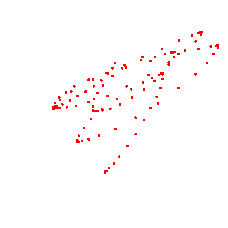

Source code (Python):
import tkinter as tk
from tkinter import *
from PIL import ImageGrab
from PIL import Image
import os
import subprocess
from xlsx import CSVArray
from tkinter import simpledialog
from openpyxl import Workbook, drawing
import openpyxl

canvas_width = 300
canvas_height = 300

def paint(event):
    x1, y1 = (event.x - 1), (event.y - 1)
    x2, y2 = (event.x + 1), (event.y + 1)
    c.create_oval(x1, y1, x2, y2, fill="red",outline="red")

def save_canvas():
    print("save")
    c.postscript(file="canvas.ps", colormode="color")
    img = Image.open("canvas.ps")
    img.save("canvas.jpg", "JPEG")

def submit_form():
    print("Hello")




### Section

fields = 'Job', 'Type Of Work','Bill No','Element No','Slip No','Heading','Description','Unit','Quantity','Length','Width','Height','Taker Off'

def fetch(entries):
    num = 0
    username = ""
    password = ""
    application_window = tk.Tk()
 
    answer = simpledialog.askstring("Input", "Create New File. Enter File Name (.xlsx)",parent=application_window)
    if answer is not None:
        header = [u'Job', u'Type Of Work', u'Bill No', u'Element No', u'Slip No', u'Heading', u'Description', u'Unit', u'Quantity', u'Length', u'Width', u'Height', u'Taker Off']
        wb = Workbook()
        ws1 = wb.active
        ws1.title = "range names"
        ws1.append(header)
        dest_filename = answer

        #for entry in entries:
            #field = entry[0]
            #text  = entry[1].get()
            #print('%s: "%s"' % (field, text)) 
            #print(text)
        ars = []
        for row in entries:
            text = row[1].get()
            #print(text)
        
            ars.append(text)
        for x in ars:
            print(x)
        ws1.append(ars)
        wb.save(dest_filename)
        

    else:
        print("You did not enter a name")

     

    #print("Username is " + username)
    #print("Password is " + password)
    #try:
        #conn = sqlite3.connect('LoginUser.db')
        #print("sqlite open successfully")
        #try:
            #cur = conn.cursor()
            #cur.execute("INSERT INTO User (Username, Password) VALUES ('" + username + "', '" + password + "');")
            #messagebox.showinfo("Register", "Register Successful")
            #conn.commit()
        #except Exception as e:
            #print(e)
    #except:
        #print("An exception occurred")             

def makeform(root, fields):
    entries = []
    for field in fields:
        row = tk.Frame(root)
        lab = tk.Label(row, width=15, text=field, anchor='w')
        ent = tk.Entry(row)
        row.pack(side=tk.TOP, fill=tk.X, padx=5, pady=5)
        lab.pack(side=tk.LEFT)
        ent.pack(side=tk.RIGHT, expand=tk.YES, fill=tk.X)
        entries.append((field, ent))
    return entries

if __name__ == '__main__':
    root = tk.Tk()
    ents = makeform(root, fields)
    root.bind('<Return>', (lambda event, e=ents: fetch(e)))   
    b1 = tk.Button(root, text='Write into Excel',
                  command=(lambda e=ents: fetch(e)))
    b1.pack(side=tk.LEFT, padx=5, pady=5)
    b2 = tk.Button(root, text='Quit', command=root.quit)
    b2.pack(side=tk.LEFT, padx=5, pady=5)
    ####
    #Canvas
    c = Canvas(master=root, width=canvas_width, height=canvas_height,bg="white")
    c.pack(expand=YES, fill=BOTH)
    c.bind("<B1-Motion>", paint)

    #Save Canvas
    Save = tk.Button(root, text ="Save Canvas", command = save_canvas)
    Save.pack()

    ###
    root.mainloop()
    root = tk.Tk()
   


